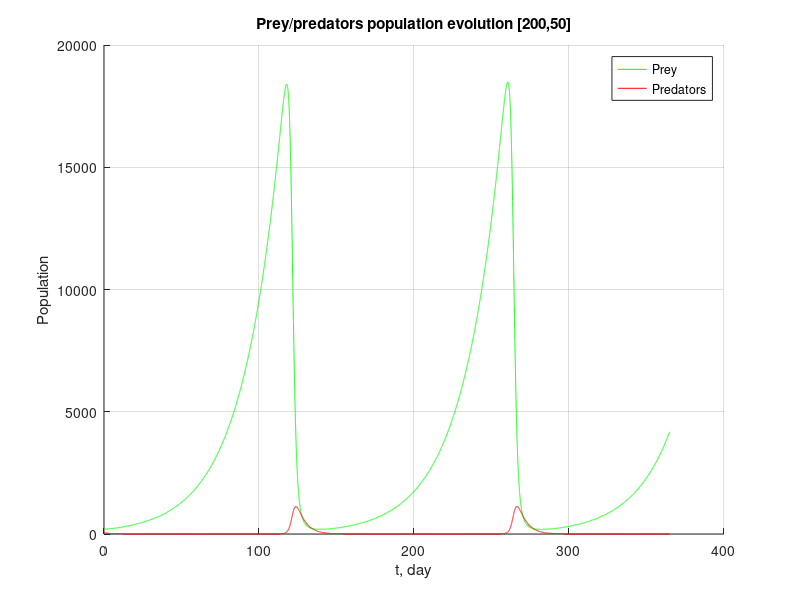
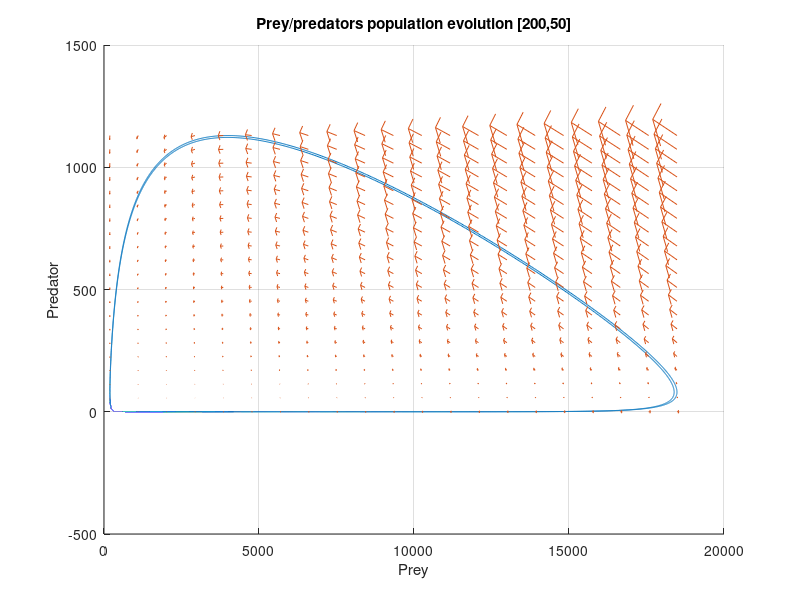
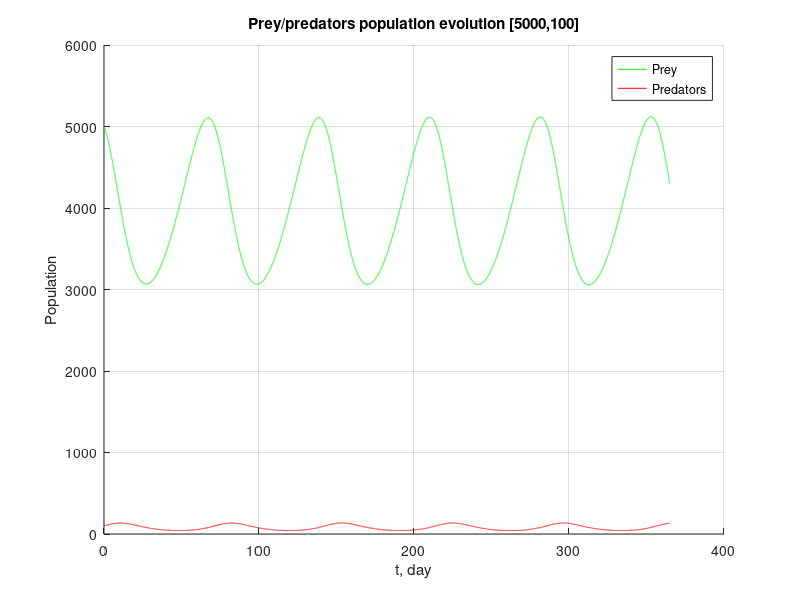
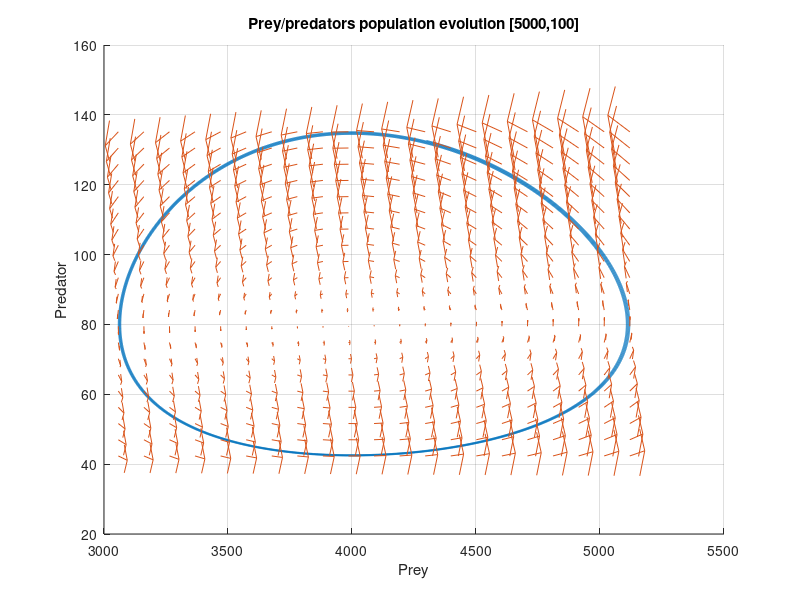

Recreate these plots in MATLAB, in order. (Note: this script raises an error after producing the figures.)
%% Preparations
% Clear all: command window, workspace, figures
clc;
clear all;
close all;

% Define constants
R_o_prey = 0.04;
R_o_pred = 0.2;
y = 0.0005;
e = 0.1;

% Define the Lotka-Volterra model equations

dN_prey = @(N_prey, N_pred) R_o_prey.*N_prey - y*N_prey.*N_pred;
dN_pred = @(N_prey, N_pred) e*y*N_prey.*N_pred -R_o_pred.*N_pred;

% Define initial conditions
% (three cases)
N_prey_0 = [200 5000 4000];
N_pred_0 = [50  100  80];

% Define the time vector and array to hold the simulation results
dt = 0.01; time = 0:0.01:365;  % (year with 0.01 day time step)
N_prey = zeros(size(time,2),size(N_prey_0,2));
N_pred = zeros(size(time,2),size(N_pred_0,2));

% Initialization:
N_prey(1,:) = N_prey_0;
N_pred(1,:) = N_pred_0;

%% Solving
    % Use Euler method - step through all time steps
for i = 2:size(time,2)
    N_prey(i,:) = N_prey(i-1,:) +...
                 dt * dN_prey(N_prey(i-1,:),N_pred(i-1,:));
    N_pred(i,:) = N_pred(i-1,:) +...
                 dt * dN_pred(N_prey(i-1,:),N_pred(i-1,:));         
end

%% Present the result

    % Plot simulated results for each initial condition.
for j = 1:size(N_prey_0,2)
    figure;
    hold on;
    grid on;
    plot(time, N_prey(:,j),'g');
    plot(time, N_pred(:,j),'r');
    hold off;
    xlabel('t, day');
    ylabel('Population');
    title(strcat('Prey/predators population evolution [',...
                  num2str(N_prey_0(j)),', ',num2str(N_pred_0(j)),']'));
    legend('Prey','Predators');
   
    % Plot the Pred-to-Prey population with derivative vectors
    figure;
    grid on;
    hold on;
        % Pred-to-Prey population (somekind of phase plane)
    plot(N_prey(:,j),N_pred(:,j));
    
        % Estimate the meshgrid for derivatives presenting
    [N_prey_mesh,N_pred_mesh] = meshgrid(min(N_prey(:,j)):((max(N_prey(:,j))-min(N_prey(:,j)))/20):max(N_prey(:,j)),...
                                         min(N_pred(:,j)):((max(N_pred(:,j))-min(N_pred(:,j)))/20):max(N_pred(:,j)));
        % Plot the vector field of derivatives
    quiver(N_prey_mesh,N_pred_mesh,...
           dN_prey(N_prey_mesh,N_pred_mesh),...
           dN_pred(N_prey_mesh,N_pred_mesh));
    hold off;
    xlabel('Prey');
    ylabel('Predator');    
    title(strcat('Prey/predators population evolution [',...
                  num2str(N_prey_0(j)),', ',num2str(N_pred_0(j)),']'));
end